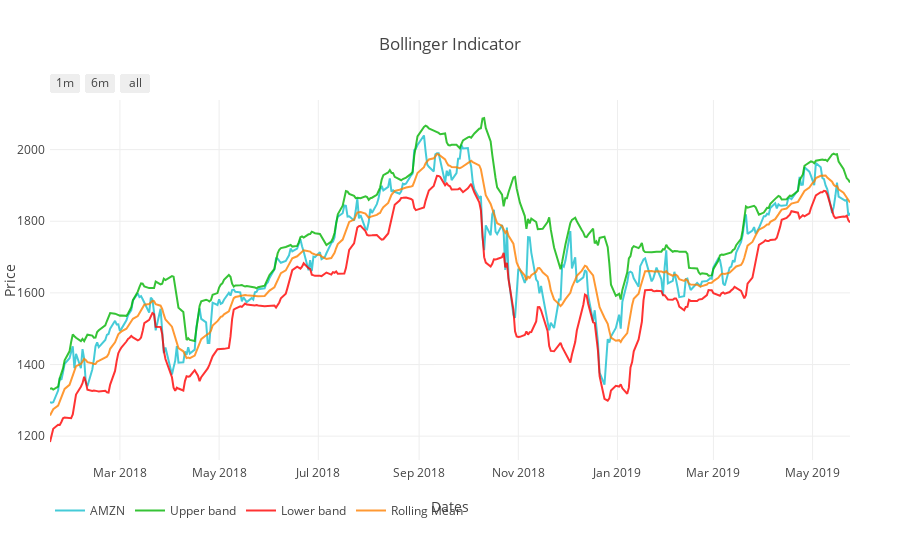

The notebook cell saved with this chart:
### Markdown cell above
## Bollinger Bands

### Code cell
# Bollinger Bands
plot_boll = plot_bollinger(df_norm, symbol, output_type='nb')
iplot(plot_boll)

### Figure 1 — Plotly figure (JSON) as saved in the notebook; plotly's stock layout.template omitted (floating-point values rounded to 4 significant figures; data arrays with more than 128 entries replaced by an {"elided": "..."} marker saying what was removed)
{"data": [{"line": {"color": "#17BECF"}, "name": "AMZN", "opacity": 0.8, "type": "scatter", "uid": "bb0498c9-3c67-43f0-99b6-8af6ccd2512d", "x": {"elided": "341 str values"}, "y": {"elided": "341 float values"}}, {"line": {"color": "#04B404"}, "name": "Upper band", "opacity": 0.8, "type": "scatter", "uid": "f5b00feb-71db-48ba-b34e-c0f7809331c1", "x": {"elided": "341 str values"}, "y": {"elided": "341 float values"}}, {"line": {"color": "#FF0000"}, "name": "Lower band", "opacity": 0.8, "type": "scatter", "uid": "d2b43447-ec9b-4a22-9507-6c6ceba51d6d", "x": {"elided": "341 str values"}, "y": {"elided": "341 float values"}}, {"line": {"color": "#FF8000"}, "name": "Rolling Mean", "opacity": 0.8, "type": "scatter", "uid": "6cb655a4-0567-4a18-b163-826a2833a466", "x": {"elided": "341 str values"}, "y": {"elided": "341 float values"}}], "layout": {"autosize": true, "legend": {"orientation": "h"}, "margin": {"b": 100, "l": 50, "pad": 4, "r": 50, "t": 100}, "showlegend": true, "title": {"text": "Bollinger Indicator"}, "xaxis": {"range": ["2018-01-17", "2019-05-24"], "rangeselector": {"buttons": [{"count": 1, "label": "1m", "step": "month", "stepmode": "backward"}, {"count": 6, "label": "6m", "step": "month", "stepmode": "backward"}, {"step": "all"}]}, "title": {"text": "Dates"}, "type": "date"}, "yaxis": {"autorange": true, "range": [1133.0, 2139.0], "title": {"text": "Price"}, "type": "linear"}}}
